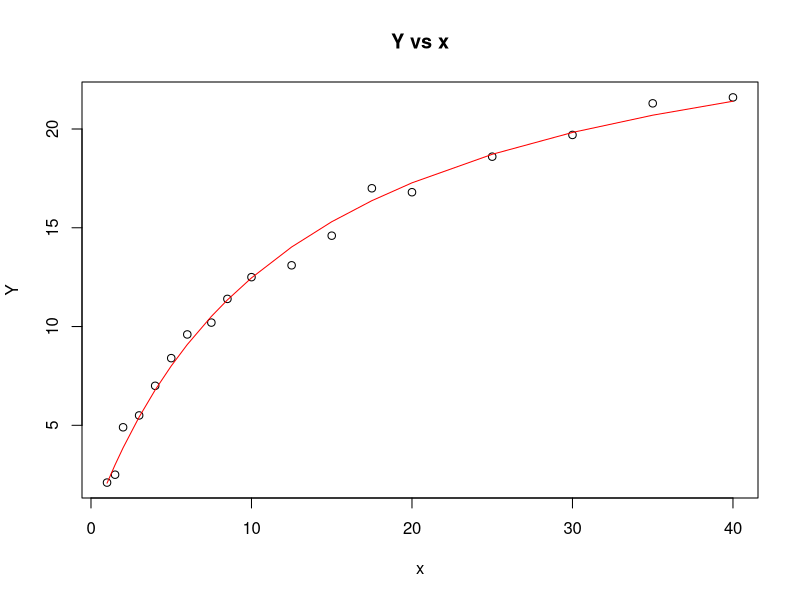
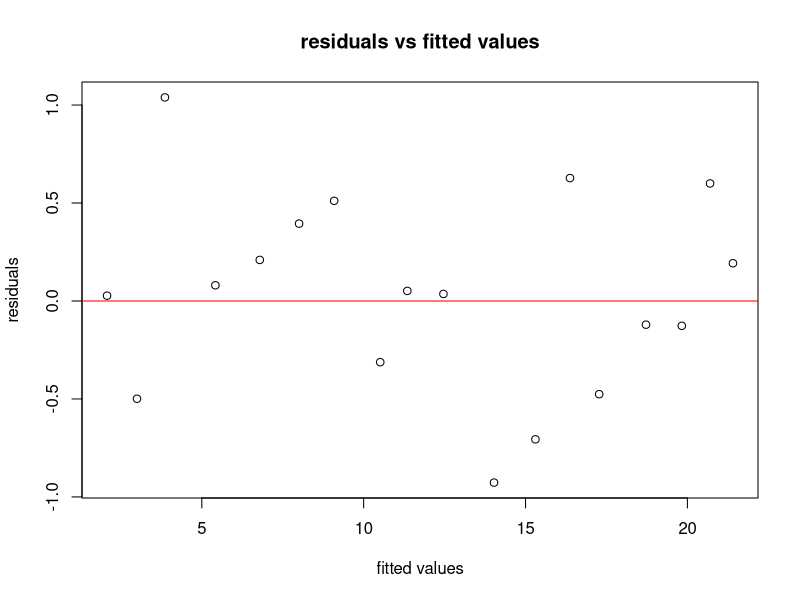
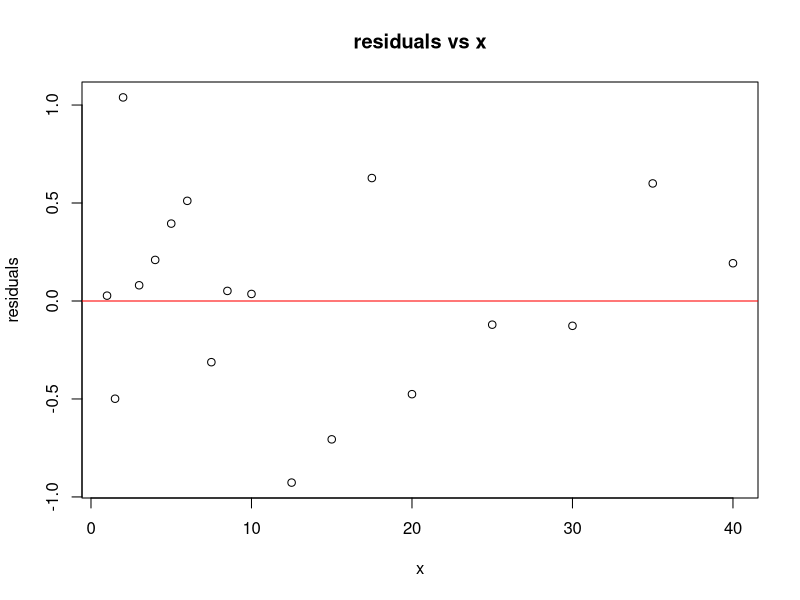
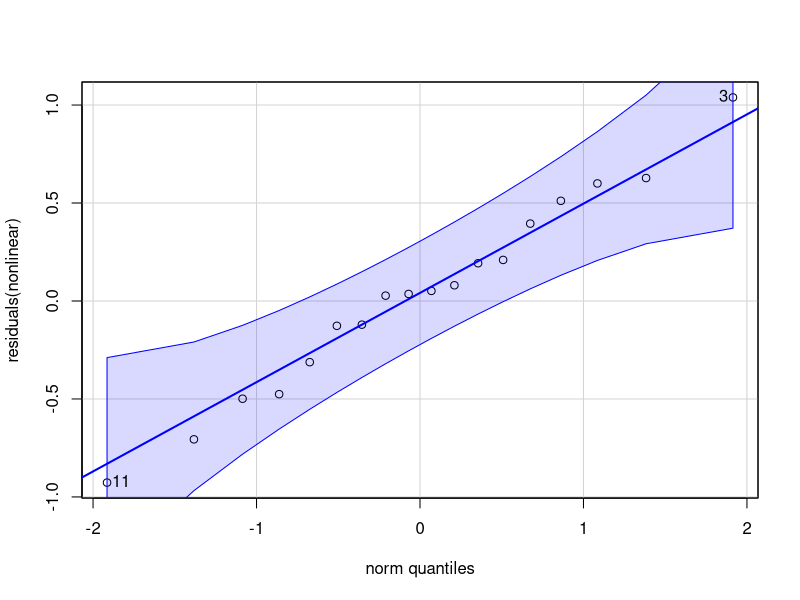

Write the R code that produced these figures, in order.
## ---- chunk 1
knitr::opts_chunk$set(echo = TRUE)
## ---- chunk 2
enzyme <- read.delim("Enzyme.txt")
## ---- chunk 3
enzyme <- read.delim("Enzyme.txt")
enzyme$Y <- 1/enzyme$Y
enzyme$x <- 1/enzyme$x
init <- lm(Y~x, data = enzyme)
summary(init)

# beta 0
alpha0 <- summary(init)$coefficient[1,1]
beta0 <- 1/alpha0
beta0

# beta 1
alpha1 <- summary(init)$coefficient[2,1]
beta1 <- alpha1*beta0
beta1
## ---- chunk 4
enzyme <- read.delim("Enzyme.txt")
library(MASS)
par.ini = c(b0 = beta0, b1 = beta1)
nonlinear <- nls(Y~(b0*x)/(b1+x), data = enzyme, start = par.ini, trace = TRUE)
summary(nonlinear)

# beta 0 
beta0 <- summary(nonlinear)$coefficient[1,1]
beta0

# beta 1
beta1 <- summary(nonlinear)$coefficient[2,1]
beta1
## ---- chunk 5
plot(enzyme$x, enzyme$Y, xlab = "x", ylab = "Y", main = "Y vs x")
xx <- enzyme$x
yy <- (beta0*xx)/(beta1+xx)
points(xx, yy, "l", col = "red")
## ---- chunk 6
plot(fitted.values(nonlinear), residuals(nonlinear), xlab = "fitted values", 
     ylab = "residuals", main = "residuals vs fitted values")
abline(h=0, col = 'red')

plot(enzyme$x, residuals(nonlinear), xlab = "x", ylab = "residuals",
     main = "residuals vs x")
abline(h=0, col = 'red')

library(car)
qqPlot(residuals(nonlinear))
## ---- chunk 7
confint(nonlinear, "b0", level=0.95)
## ---- chunk 8
tstat <- (beta1 - 20)/(summary(nonlinear)$coefficient[2,2]/sqrt(18))
tstat

pval <- 2*pt(tstat, df=18-1)
pval
